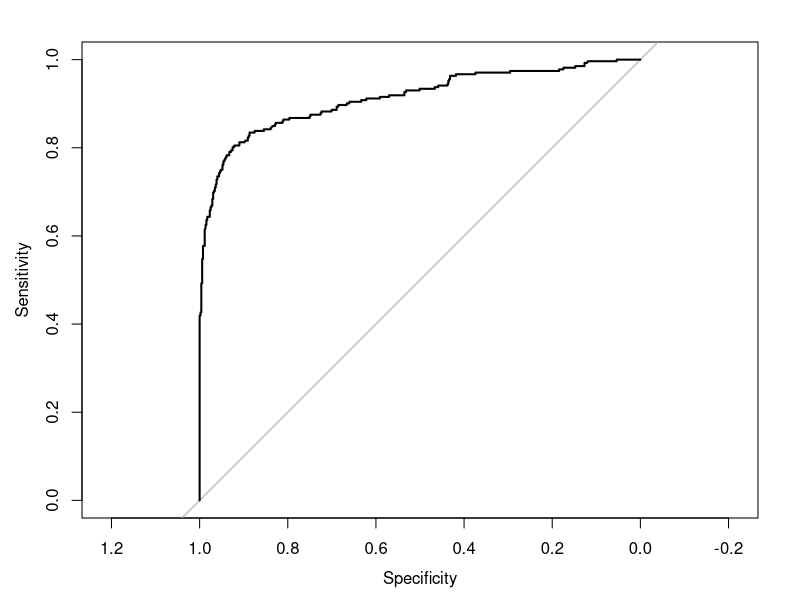
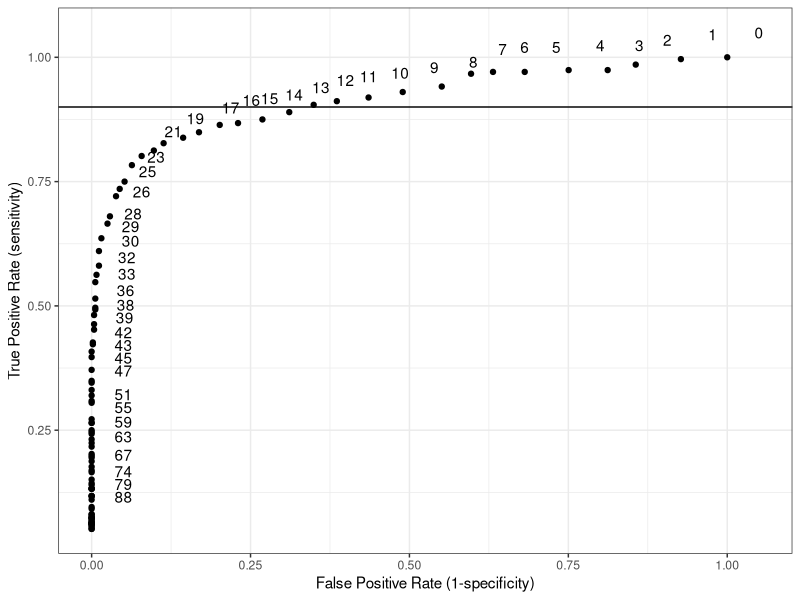
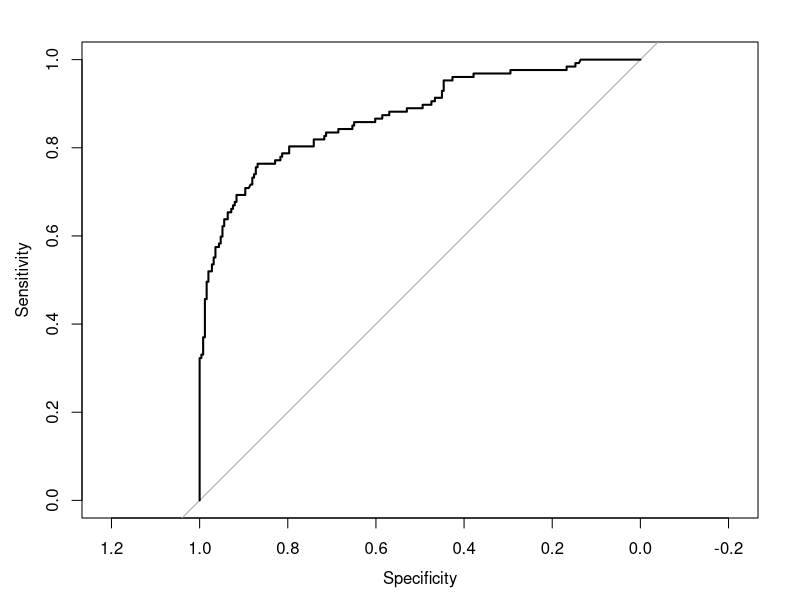
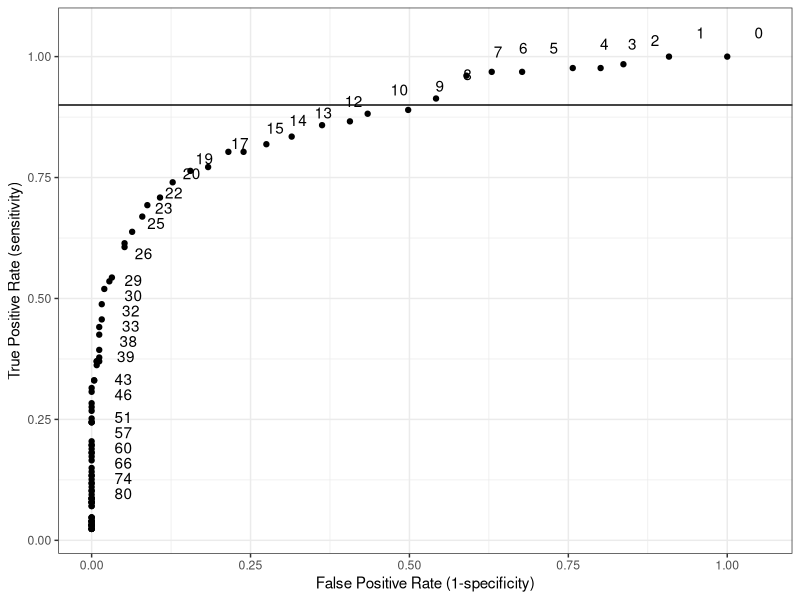
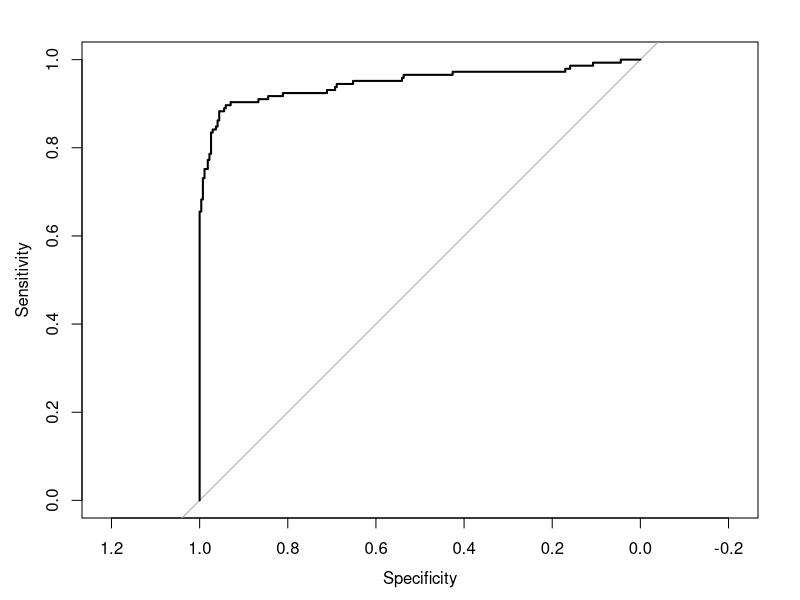
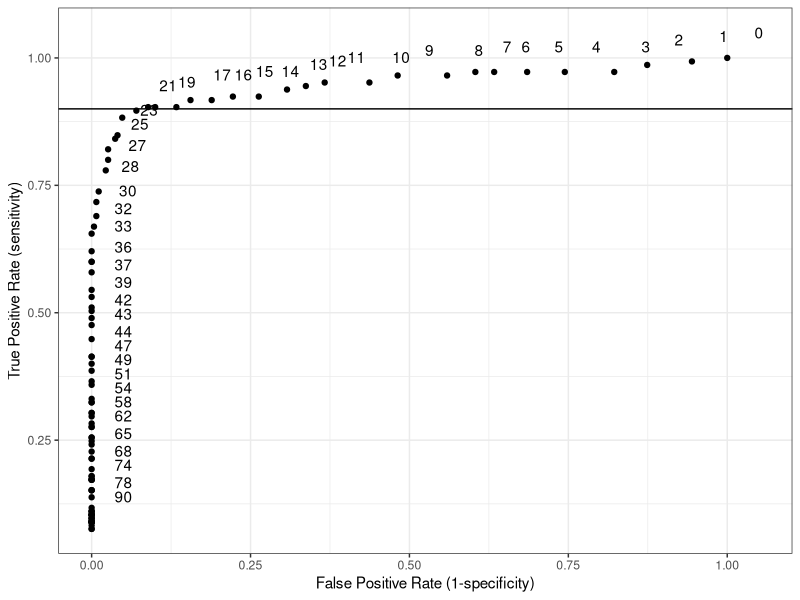
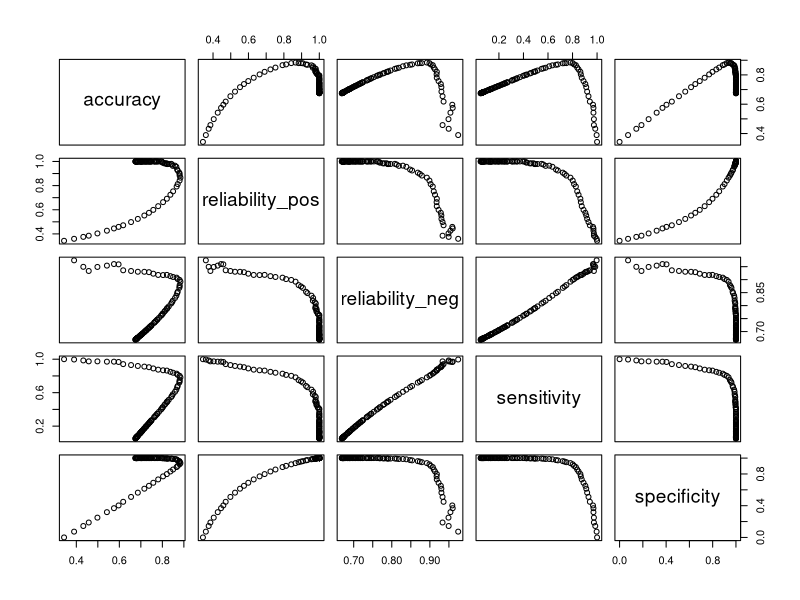
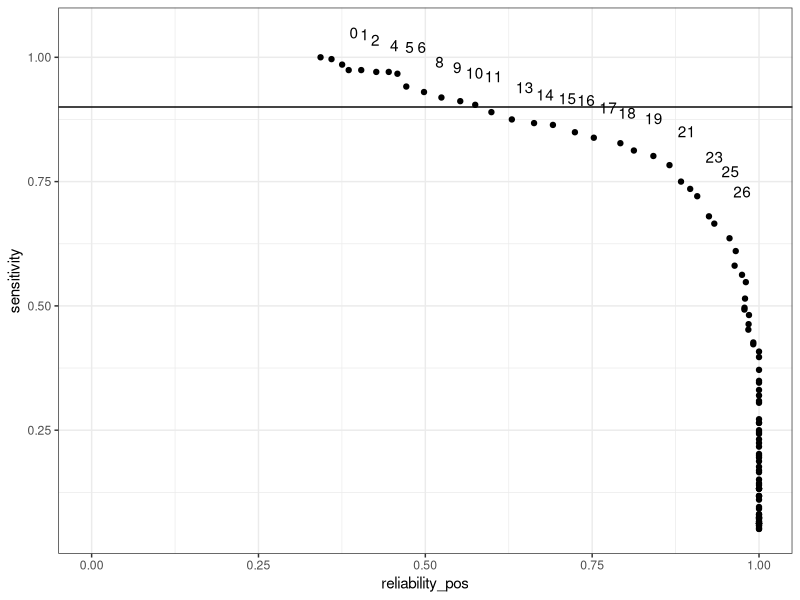

Write the R code that produced these figures, in order.
#set working directory to current location

#i#mport packages
require(ggplot2)
require(pROC)


#function
#function which given a significance level, calculates specificity and sensitivity
get_spec_sens<-function(data_mod,significance){
  #boolean- is absolute value above significance value
  data_mod$mono_significance<-abs(data_mod$monothermal_screen)>=significance
  
  # for the rows of data_mod where overall significance is true AND mono significance is true - set rating to TP
  data_mod[which(data_mod$overall_significance&data_mod$mono_significance),"rating"]<-"TP"
  # for the rows of data_mod where overall significance is NOT true (!) AND mono significance is true - set rating to FP
  data_mod[which(!data_mod$overall_significance&data_mod$mono_significance),"rating"]<-"FP"
  # for the rows of data_mod where overall significance is true AND mono significance is NOT true - set rating to FN
  data_mod[which(data_mod$overall_significance&!data_mod$mono_significance),"rating"]<-"FN"
  # for the rows of data_mod where overall significance is NOT true (!) AND mono significance is NOT true - set rating to TN
  data_mod[which(!data_mod$overall_significance&!data_mod$mono_significance),"rating"]<-"TN"
  #calculate sensitivity  and specificty from our ratings column
  sensitivity<-sum(data_mod$rating=="TP",na.rm = T)/(sum(data_mod$rating=="TP",na.rm = T)+sum(data_mod$rating=="FN",na.rm = T))
  specificity<-sum(data_mod$rating=="TN",na.rm = T)/(sum(data_mod$rating=="TN",na.rm = T)+sum(data_mod$rating=="FP",na.rm = T))
  #return sensitivity and specificity
  #we don't return the dataset because we don't need the modified dataset anymore
  reliability_pos<-sum(data_mod$rating=="TP",na.rm = T)/(sum(data_mod$rating=="TP",na.rm = T)+sum(data_mod$rating=="FP",na.rm = T))
  reliability_neg<-sum(data_mod$rating=="TN",na.rm = T)/(sum(data_mod$rating=="TN",na.rm = T)+sum(data_mod$rating=="FN",na.rm = T))
  accuracy<-(sum(data_mod$rating=="TP",na.rm = T)+sum(data_mod$rating=="TN",na.rm = T))/(sum(data_mod$rating=="TP",na.rm = T)+sum(data_mod$rating=="TN",na.rm = T)+sum(data_mod$rating=="FP",na.rm = T)+sum(data_mod$rating=="FN",na.rm = T))

  return(c(sensitivity,specificity,reliability_pos,reliability_neg,accuracy))
}
##read in data

#done in a very messy way, because I didn't manually edit the excel doc and the formatting was weird
#read in dataframe to use column names
col_names<-read.csv("../Data/data.csv",header=FALSE)
# read in dataframe without the first four lines-just the data
data_raw<-read.csv("../Data/data.csv", skip =3)
#set colnames for dataset using col_names dataframe
colnames(data_raw)<-col_names[2,]
#replace 0 with NA
#data_raw[data_raw == 0] <- NA
#remove empty cells
data_raw<-data_raw[1:800,1:5]

#data_mod is the dataset we're adding to
data_mod<-data_raw


likelihood_ratio_dataset<-function(data_mod){
#make son columns with helpful additions done to make the formulae less messy!
data_mod$sum_lefts<-data_mod$WL+data_mod$CL
data_mod$sum_rights<-data_mod$WR+data_mod$CR
data_mod$sum_warms<-data_mod$WL+data_mod$WR
data_mod$sum_cools<-data_mod$CL+data_mod$CR
data_mod$diff_warms<-data_mod$WR-data_mod$WL
data_mod$diff_cools<-data_mod$CR-data_mod$CL
data_mod$sum_all<-data_mod$CL+data_mod$CR+data_mod$WL+data_mod$WR
data_mod$WRandCL<-data_mod$WR+data_mod$CL
data_mod$WLandCR<-data_mod$WL+data_mod$CR

#canal paresis
data_mod$canal_paresis<-((data_mod$sum_rights-data_mod$sum_lefts)/data_mod$sum_all)*100

#directional proponderance
data_mod$directional_proponderance<-((data_mod$WRandCL-data_mod$WLandCR)/data_mod$sum_all)*100


##monothermal screen
#make column for monothermal screen
data_mod$monothermal_screen<-NA

#which function outputs the row numbers in data_mod where the order is W or C respectively 
selW<-which(data_mod$Order=="W")
selC<-which(data_mod$Order=="C")

#monothermal for warm first using above row selection
data_mod[selW,"monothermal_screen"]<-(data_mod[selW,"diff_warms"]/data_mod[selW,"sum_warms"])*100

#monothermal for cool first using above row selection
data_mod[selC,"monothermal_screen"]<-(data_mod[selC,"diff_cools"]/data_mod[selC,"sum_cools"])*100

#Boolean variable- tels us whether the statement is true or false. so below asks is the absolute value of canal paresis >20
#is canal paresis significant
data_mod$CP_significance<-abs(data_mod$canal_paresis)>=20
#is directional proponderance significant
data_mod$DP_significance<-abs(data_mod$directional_proponderance)>=20
# is canal paresis and/or directional proponderance significant.
data_mod$overall_significance<-data_mod$CP_significance | data_mod$DP_significance

#make column which tells us whether TP,FN,TN, FP
data_mod$rating<-NA
#make empty column for whether the monothermal screening result is positive or negative
data_mod$mono_significance<-NA




#set min and max significances 
min_sig=0
max_sig=100

#sequence to iterate over
sig_range=seq(from=min_sig,to=max_sig,length.out=100)
#round to the nearest whole number to make the labels nicer!
sig_range=round(sig_range, 0)

#make new dataset to match the number of values we're using
sens_spec_dataset<-data.frame(matrix(nrow=(length(sig_range)),ncol=6))
colnames(sens_spec_dataset)=c("significance","sensitivity","specificity","reliability_pos","reliability_neg","accuracy")

#first column in dataset is the significance value
sens_spec_dataset[,1]<-sig_range

#loop through length of sig_range
for (i in 1:length(sig_range)){
  #call function and set output to res
  res<-get_spec_sens(data_mod,sig_range[i])
  #store sensitivity in dataset for current significance value
  sens_spec_dataset[i,2]<-res[1]
  #store specificity in dataset
  sens_spec_dataset[i,3]<-res[2]
  sens_spec_dataset[i,4]<-res[3]
  sens_spec_dataset[i,5]<-res[4]
  sens_spec_dataset[i,6]<-res[5]
  
  }

#false positive rate is 1 - specificity
sens_spec_dataset$false_pos_rate<- 1 - sens_spec_dataset$specificity

#make ROC plot (ggplot)
g<-ggplot(data=sens_spec_dataset,aes(x=false_pos_rate,y=sensitivity))+
  geom_text(label=sens_spec_dataset$significance,nudge_x = 0.05, nudge_y = 0.05, check_overlap = T)+
  geom_point()+theme_bw()+ylab("True Positive Rate (sensitivity)")+xlab("False Positive Rate (1-specificity)")
g<-g+geom_hline(yintercept = 0.9)
g
#pROC package prefers true and false to be 1s and 0s, multiplying by one does this
data_mod$overall_significance<-data_mod$overall_significance*1
#use roc function from the overall significance and the results of the screen
roc_obj<-roc(data_mod$overall_significance,abs(data_mod$monothermal_screen),na.rm=TRUE)
#get AUC- EXCELLENT
auc(roc_obj)
#plot ROC
plot(roc_obj)




#TEST 20
significance=20
#boolean- is absolute value above significance value
data_mod$mono_significance<-abs(data_mod$monothermal_screen)>=significance

# for the rows of data_mod where overall significance is true AND mono significance is true - set rating to TP
data_mod[which(data_mod$overall_significance&data_mod$mono_significance),"rating"]<-"TP"
# for the rows of data_mod where overall significance is NOT true (!) AND mono significance is true - set rating to FP
data_mod[which(!data_mod$overall_significance&data_mod$mono_significance),"rating"]<-"FP"
# for the rows of data_mod where overall significance is true AND mono significance is NOT true - set rating to FN
data_mod[which(data_mod$overall_significance&!data_mod$mono_significance),"rating"]<-"FN"
# for the rows of data_mod where overall significance is NOT true (!) AND mono significance is NOT true - set rating to TN
data_mod[which(!data_mod$overall_significance&!data_mod$mono_significance),"rating"]<-"TN"
#calculate sensitivity  and specificity from our ratings column
sensitivity<-sum(data_mod$rating=="TP",na.rm = T)/(sum(data_mod$rating=="TP",na.rm = T)+sum(data_mod$rating=="FN",na.rm = T))
specificity<-sum(data_mod$rating=="TN",na.rm = T)/(sum(data_mod$rating=="TN",na.rm = T)+sum(data_mod$rating=="FP",na.rm = T))
#return sensitivity and specificity
sum(data_mod$rating=="FN",na.rm = T)
sum(data_mod$rating=="TN",na.rm = T)
sum(data_mod$rating=="FP",na.rm = T)
sum(data_mod$rating=="TP",na.rm = T)


a<-glm(overall_significance~abs(monothermal_screen),family=binomial,data=data_mod)
summary(a)
x=60
p=(exp(a$coefficients[1]+a$coefficients[2]*x))/(1+exp(a$coefficients[1]+a$coefficients[2]*x))
p
exp(1*a$coefficients[2])


data_mod_short<-data.frame(monothermal_screen=data_mod$monothermal_screen)
predicted_prob<-predict(a,data_mod_short,type="response")
pred_cut<-ifelse(predicted_prob>0.5,1,0)

classDF<-data.frame(response=data_mod$overall_significance,predicted=pred_cut)
xtabs(~predicted+response,data=classDF)

return(list(sens_spec_dataset,g,summary(a),roc_obj))
#how to get from predicted_prob to  cut off monothermal screen cut off
}

res_a=likelihood_ratio_dataset(data_mod)
all_dataset<-res_a[[1]]
res_a[[2]]
res_a[[3]]
res_a[[4]]

data_mod_c<-data_raw[which(data_raw$Order=="C"),]
res_c=likelihood_ratio_dataset(data_mod_c)
res_c[[2]]
res_c[[3]]


data_mod_w<-data_raw[which(data_raw$Order=="W"),]
res_w=likelihood_ratio_dataset(data_mod_w)
res_w[[2]]
res_w[[3]]
#warm seems to have a stronger effect, it also has a lower AIC (better) 
#REALLY NEED TO VALIDATE THIS MODEL


pairs(~accuracy+reliability_pos+reliability_neg+sensitivity+specificity, data=all_dataset)


##if aim is high sensitivity and positive reliability
g<-ggplot(data=all_dataset,aes(x=reliability_pos,y=sensitivity))+xlim(c(0,1))+
  geom_text(label=all_dataset$significance,nudge_x = 0.05, nudge_y = 0.05, check_overlap = T)+
  geom_point()+theme_bw()
g<-g+geom_hline(yintercept = 0.9)
g

